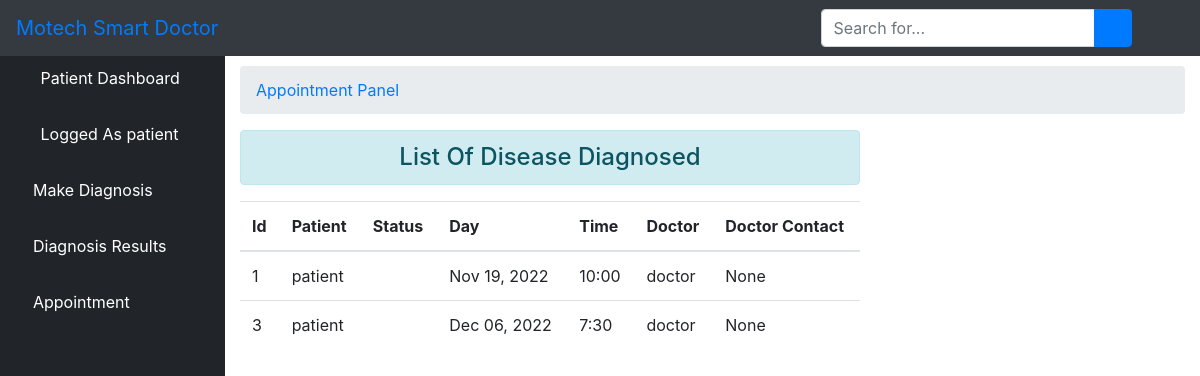
The page /ment/ (signed in) on the database its author committed.
### core/models.py (models this page shows, shortened)
class User(AbstractUser):
    is_patient = models.BooleanField(default=False)
    is_doctor = models.BooleanField(default=False)
    phonenumber = models.CharField(max_length=200,null=True)

class Ment(models.Model):
    approved = models.BooleanField(default=False)
    time = models.CharField(max_length=200, null=True)
    patient = models.ForeignKey(User, related_name="pat", on_delete= models.CASCADE)
    doctor = models.ForeignKey(User, related_name="dor", on_delete= models.CASCADE, null=True)
    ment_day = models.DateTimeField(null=True)
    medical = models.ForeignKey(Medical, related_name="medical", on_delete= models.CASCADE, null=True)
    created_on = models.DateTimeField(auto_now_add=True)

### core/views.py (the view)
# urls.py: path('ment/', views.patient_ment, name='ment_list'),
def patient_ment(request):
	user_id = request.user.id
	appointment = Ment.objects.all().filter(patient_id=user_id)
	context = {'ment':appointment, 'status':'1'}
	return render(request, 'patient/ment.html', context)

### core/templates/patient/ment.html (shortened to what this page needs)
{% extends 'patient/base.html' %}
{% block body %}
 <div id="content-wrapper">
        <div class="container-fluid">
            <ol class="breadcrumb">
                <li class="breadcrumb-item">
                    <a href="">Appointment Panel</a>
                </li>
            </ol>
            <div class="row">
            <div class="col-sm-8">
                <h4 class="text-center alert alert-info">List Of Disease Diagnosed</h4>
                <table class="table table-hover">
                    <thead>
                        <tr>
                            <th scope="col">Id</th>
                            <th scope="col">Patient</th>
                            <th scope="col">Status</th>
                            <th scope="col">Day</th>
                            <th scope="col">Time</th>
                            <th scope="col">Doctor</th>
                            <th scope="col">Doctor Contact</th>
                        </tr>
                    </thead>
                    <tbody>
                        {% for d in ment %}
                        <tr>
                            <td>{{ d.id }}</td>
                            <td>{{ d.patient.username }}</td>
                            {% if d.approved == False %}
                            <td>Pending</td>
                            {% else %}
                            <td>{{ d.medicine }}</td>
                            {% endif %}
                            {% if d.ment_day == None %}
                            <td>Not Set</td>
                            {% else %}
                            <td>{{ d.ment_day|date:"M d, Y" }}</td>
                            {% endif %}
                            {% if d.time == None %}
                            <td>Not Set</td>
                            {% else %}
                            <td>{{ d.time }}</td>
                            {% endif %}
                            {% if d.doctor.username == Null %}
                            <td>None</td>
                            {% else %}
                            <td>{{ d.doctor.username }}</td>
                            {% endif %}
                            {% if d.doctor.phonenumber == Null %}
                            <td>None</td>
                            {% else %}
                            <td>{{ d.doctor.phonenumber }}</td>
                            {% endif %}
                        </tr>
                        {% endfor %}
                    </tbody>
                </table>
            </div>
            </div>
        </div>
        </div>
{% endblock %}

### core/templates/patient/base.html (shortened to what this page needs)
{% load static %}
<!DOCTYPE html>
<html>
<head>
    <link rel="stylesheet" href="{% static 'core/css/bootstrap/four/bootstrap.css' %}">
    <link href="{% static 'core/css/sb-admin.css' %}" rel="stylesheet">
    <link href="{% static 'core/css/fontawesome-free/css/all.min.css' %}" rel="stylesheet" type="text/css">
</head>
<body id="page-top">
<nav class="navbar navbar-expand navbar-dark bg-dark fixed-top">
    <a class="navbar-brand mr-1 text-primary" href="">Motech Smart Doctor</a>
    <button class="btn btn-link btn-sm text-white order-1 order-sm-0" id="sidebarToggle" href="#">
        <i class="fas fa-bars"></i>
    </button>
    <form class="d-none d-md-inline-block form-inline ml-auto mr-0 mr-md-3 my-2 my-md-0">
        <div class="input-group">
            <input type="text" class="form-control" placeholder="Search for..." aria-label="Search" aria-describedby="basic-addon2">
            <div class="input-group-append">
                <button class="btn btn-primary" type="button">
                    <i class="fas fa-search"></i>
                </button>
            </div>
        </div>
    </form>
    <ul class="navbar-nav ml-auto ml-md-0">
        <li class="nav-item dropdown no-arrow">
            <a class="nav-link dropdown-toggle" href="#" id="userDropdown" role="button" data-toggle="dropdown" aria-haspopup="true" aria-expanded="false">
                <i class="fas fa-user-circle fa-fw text-primary"></i>
            </a>
        </li>
    </ul>
</nav>
<div id="wrapper" style="padding-top: 50px">
<ul class="sidebar navbar-nav">
    <li class="nav-item active">
        <a class="nav-link" href="{% url 'patient' %}">
            <i class="fas fa-fw fa-tachometer-alt"></i>
            <span>Patient Dashboard</span>
        </a>
    </li>
    <li class="nav-item active">
        <a class="nav-link" href="">
            <i class="fas fa-user-circle fa-fw text-primary"></i>
            <span>Logged As {{ user.username }}</span>
        </a>
    </li>
    {% if status == '1' %}
     <li class="nav-item">
        <a class="nav-link" href="{% url 'diagnosis' %}">
            <i class="fas fa-microscope text-primary"></i>
            <span style="color: white">Make Diagnosis</span>
        </a>
    </li>
    <li class="nav-item">
        <a class="nav-link" href="{% url 'result' %}">
            <i class="fas fa-pager text-primary"></i>
            <span style="color: white">Diagnosis Results</span>
        </a>
    </li>
    <li class="nav-item">
        <a class="nav-link" href="{% url 'ment_list' %}">
            <i class="fas fa-calendar text-primary"></i>
            <span style="color: white">Appointment</span>
        </a>
    </li>
    {% endif %}
</ul>
    {% block body %}{% endblock %}
</div>

### rows shown on the page
User: username "patient"
Ment: id "1", patient.username "patient", ment_day "Nov 19, 2022", time "10:00", doctor.username "doctor", shows "None"
Ment: id "3", patient.username "patient", ment_day "Dec 06, 2022", time "7:30", doctor.username "doctor", shows "None"
